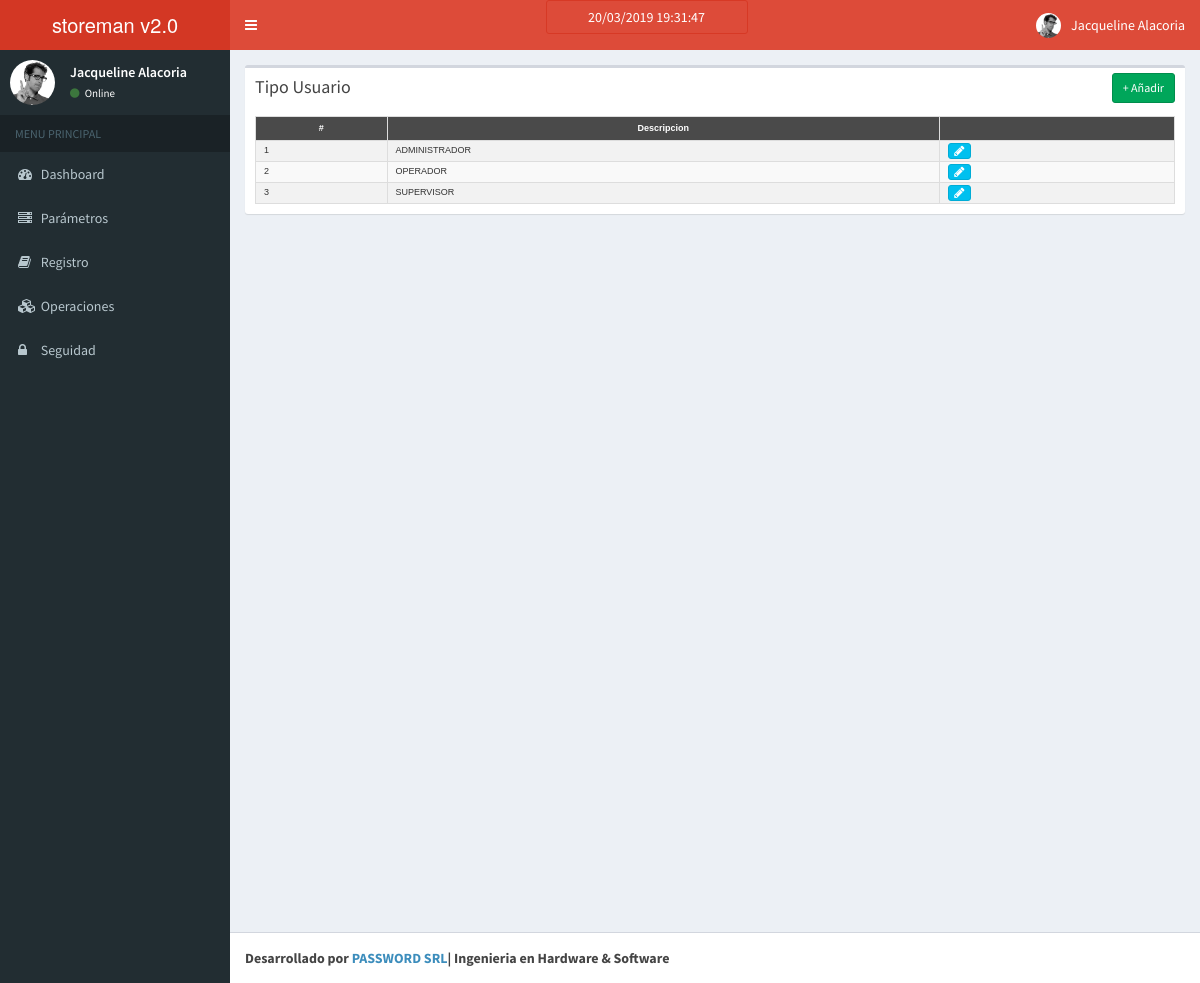
The page /index.php/tipo_usuario on the database its author committed.
### tables this page shows
CREATE TABLE `tipo_usuario` (
  `tipousuario_id` int(11) NOT NULL AUTO_INCREMENT,
  `tipousuario_descripcion` varchar(150) DEFAULT NULL,
  PRIMARY KEY (`tipousuario_id`),
  UNIQUE KEY `tipousuario_id` (`tipousuario_id`)
);

### application/controllers/Tipo_usuario.php (called while the page is built, shortened)
<?php
class Tipo_usuario extends CI_Controller{
    function __construct()
    {
        $this->load->model('Tipo_usuario_model');
    }
    function index()
    {
        $data['tipo_usuario'] = $this->Tipo_usuario_model->get_all_tipo_usuario();
        $data['_view'] = 'tipo_usuario/index';
        $this->load->view('layouts/main',$data);
    }
}

### index.php (called while the page is built, shortened)
<?php
require_once BASEPATH.'core/CodeIgniter.php';

### application/models/Tipo_usuario_model.php (called while the page is built, shortened)
<?php
class Tipo_usuario_model extends CI_Model
{
    function get_all_tipo_usuario()
    {
        $tipo_usuario = $this->db->query("
            SELECT
                *
            FROM
                `tipo_usuario`
            WHERE
                1 = 1
            ORDER BY `tipousuario_id`
        ")->result_array();
        return $tipo_usuario;
    }
}

### application/views/tipo_usuario/index.php (the view)
<link href="<?php echo base_url('resources/css/mitabla.css'); ?>" rel="stylesheet">
<div class="row">
    <div class="col-md-12">
        <div class="box">
            <div class="box-header">
                <h3 class="box-title">Tipo Usuario</h3>
            	<div class="box-tools">
                    <a href="<?php echo site_url('tipo_usuario/add'); ?>" class="btn btn-success btn-sm">+ Añadir</a>
                </div>
            </div>
            <div class="box-body">
                <table class="table table-striped" id="mitabla">
                    <tr>
						<th>#</th>
						<th>Descripcion</th>
						<th></th>
                    </tr>
                    <?php  $cont = 0;
                    foreach($tipo_usuario as $t){
                        $cont = $cont+1; ?>
                    <tr>
                        <td><?php echo $cont; ?></td>
						<td><?php echo $t['tipousuario_descripcion']; ?></td>
						<td>
                            <a href="<?php echo site_url('tipo_usuario/edit/'.$t['tipousuario_id']); ?>" class="btn btn-info btn-xs"><span class="fa fa-pencil"></span></a>
                        </td>
                    </tr>
                    <?php } ?>
                </table>
            </div>
        </div>
    </div>
</div>

### resources/css/mitabla.css (style rules this page uses)
#mitabla { font-family: "Arial", Arial, Arial, arial; font-size: 9px; border-collapse: collapse; width: 100%; }
#mitabla td, #mitabla th { border: 1px solid #ddd; padding: 8px; }
#mitabla td { vertical-align:middle; padding-top: 2px; padding-bottom: 2px; }
#mitabla tr:nth-child(even) { background-color: #f2f2f2; }
#mitabla th { padding-top: 5px; padding-bottom: 5px; text-align: center; background-color: rgba(0,0,0,0.7); color: white; font-size: 9px; }

### rows shown on the page
tipo_usuario: tipousuario_descripcion "ADMINISTRADOR"
tipo_usuario: tipousuario_descripcion "OPERADOR"
tipo_usuario: tipousuario_descripcion "SUPERVISOR"
